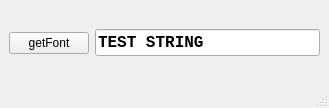
<?xml version="1.0" encoding="UTF-8"?>
<ui version="4.0">
 <class>MainWindow</class>
 <widget class="QMainWindow" name="MainWindow">
  <property name="geometry">
   <rect>
    <x>0</x>
    <y>0</y>
    <width>329</width>
    <height>108</height>
   </rect>
  </property>
  <property name="minimumSize">
   <size>
    <width>0</width>
    <height>0</height>
   </size>
  </property>
  <property name="maximumSize">
   <size>
    <width>16777215</width>
    <height>16777215</height>
   </size>
  </property>
  <property name="windowTitle">
   <string>MainWindow</string>
  </property>
  <widget class="QWidget" name="centralwidget">
   <layout class="QHBoxLayout" name="horizontalLayout">
    <item>
     <widget class="QPushButton" name="btngetFont">
      <property name="text">
       <string>getFont</string>
      </property>
     </widget>
    </item>
    <item>
     <widget class="QLineEdit" name="lineEdit">
      <property name="font">
       <font>
        <family>Courier New</family>
        <pointsize>12</pointsize>
        <weight>75</weight>
        <bold>true</bold>
       </font>
      </property>
      <property name="text">
       <string>TEST STRING</string>
      </property>
     </widget>
    </item>
   </layout>
  </widget>
  <widget class="QMenuBar" name="menubar">
   <property name="geometry">
    <rect>
     <x>0</x>
     <y>0</y>
     <width>329</width>
     <height>20</height>
    </rect>
   </property>
  </widget>
  <widget class="QStatusBar" name="statusbar"/>
 </widget>
 <resources/>
 <connections/>
</ui>
